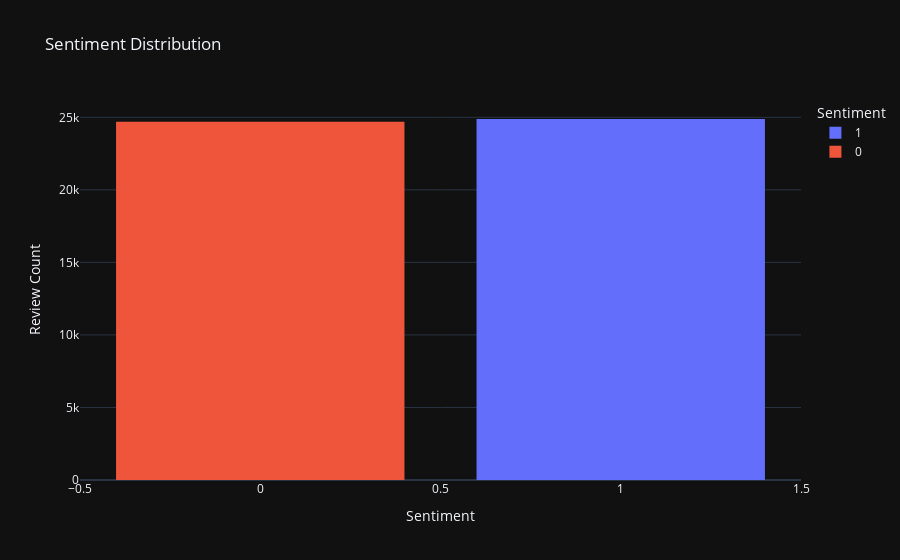

This figure's notebook cell:
### Code cell
fig = px.histogram(supervised_data, x='sentiment', nbins=2, title='Sentiment Distribution', labels={'sentiment': 'Sentiment', 'count': 'Review Count}'}, color='sentiment', template='plotly_dark')
fig.update_layout(xaxis_title='Sentiment', yaxis_title='Review Count', bargap=0.2)
fig.show()

### Figure 1 — Plotly figure (JSON) as saved in the notebook; plotly's stock layout.template omitted (floating-point values rounded to 4 significant figures; data arrays with more than 128 entries replaced by an {"elided": "..."} marker saying what was removed)
{"data": [{"bingroup": "x", "hovertemplate": "Sentiment=%{x}<br>count=%{y}<extra></extra>", "legendgroup": "1", "marker": {"color": "#636efa", "pattern": {"shape": ""}}, "name": "1", "nbinsx": 2, "orientation": "v", "showlegend": true, "type": "histogram", "x": {"elided": "24884 int values"}, "xaxis": "x", "yaxis": "y"}, {"bingroup": "x", "hovertemplate": "Sentiment=%{x}<br>count=%{y}<extra></extra>", "legendgroup": "0", "marker": {"color": "#EF553B", "pattern": {"shape": ""}}, "name": "0", "nbinsx": 2, "orientation": "v", "showlegend": true, "type": "histogram", "x": {"elided": "24698 int values"}, "xaxis": "x", "yaxis": "y"}], "layout": {"bargap": 0.2, "barmode": "relative", "legend": {"title": {"text": "Sentiment"}, "tracegroupgap": 0}, "title": {"text": "Sentiment Distribution"}, "xaxis": {"anchor": "y", "categoryarray": [1, 0], "categoryorder": "array", "domain": [0, 1], "title": {"text": "Sentiment"}}, "yaxis": {"anchor": "x", "domain": [0, 1], "title": {"text": "Review Count"}}}}
